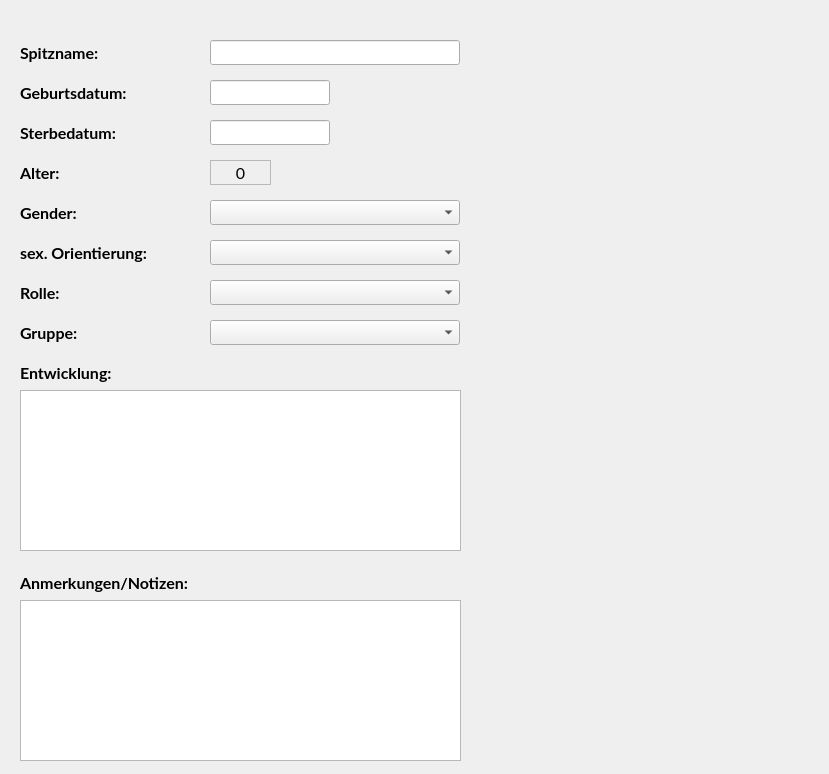
     <widget class="QWidget" name="tab0">
      <attribute name="title">
       <string>Charakter</string>
      </attribute>
      <widget class="QLabel" name="labelNickName">
       <property name="geometry">
        <rect>
         <x>20</x>
         <y>40</y>
         <width>180</width>
         <height>25</height>
        </rect>
       </property>
       <property name="font">
        <font>
         <family>Lato</family>
         <pointsize>12</pointsize>
         <bold>true</bold>
         <stylestrategy>PreferAntialias</stylestrategy>
         <kerning>true</kerning>
        </font>
       </property>
       <property name="text">
        <string>Spitzname:</string>
       </property>
      </widget>
      <widget class="QLabel" name="labelBorn">
       <property name="geometry">
        <rect>
         <x>20</x>
         <y>80</y>
         <width>180</width>
         <height>25</height>
        </rect>
       </property>
       <property name="font">
        <font>
         <family>Lato</family>
         <pointsize>12</pointsize>
         <bold>true</bold>
         <stylestrategy>PreferAntialias</stylestrategy>
         <kerning>true</kerning>
        </font>
       </property>
       <property name="text">
        <string>Geburtsdatum:</string>
       </property>
      </widget>
      <widget class="QLabel" name="labelDied">
       <property name="geometry">
        <rect>
         <x>20</x>
         <y>120</y>
         <width>180</width>
         <height>25</height>
        </rect>
       </property>
       <property name="font">
        <font>
         <family>Lato</family>
         <pointsize>12</pointsize>
         <bold>true</bold>
         <stylestrategy>PreferAntialias</stylestrategy>
         <kerning>true</kerning>
        </font>
       </property>
       <property name="text">
        <string>Sterbedatum:</string>
       </property>
      </widget>
      <widget class="QLabel" name="labelAge">
       <property name="geometry">
        <rect>
         <x>20</x>
         <y>160</y>
         <width>180</width>
         <height>25</height>
        </rect>
       </property>
       <property name="font">
        <font>
         <family>Lato</family>
         <pointsize>12</pointsize>
         <bold>true</bold>
         <stylestrategy>PreferAntialias</stylestrategy>
         <kerning>true</kerning>
        </font>
       </property>
       <property name="text">
        <string>Alter:</string>
       </property>
      </widget>
      <widget class="QLabel" name="labelGender">
       <property name="geometry">
        <rect>
         <x>20</x>
         <y>200</y>
         <width>180</width>
         <height>25</height>
        </rect>
       </property>
       <property name="font">
        <font>
         <family>Lato</family>
         <pointsize>12</pointsize>
         <bold>true</bold>
         <stylestrategy>PreferAntialias</stylestrategy>
         <kerning>true</kerning>
        </font>
       </property>
       <property name="text">
        <string>Gender:</string>
       </property>
      </widget>
      <widget class="QLabel" name="labelSexOrientation">
       <property name="geometry">
        <rect>
         <x>20</x>
         <y>240</y>
         <width>180</width>
         <height>25</height>
        </rect>
       </property>
       <property name="font">
        <font>
         <family>Lato</family>
         <pointsize>12</pointsize>
         <bold>true</bold>
         <stylestrategy>PreferAntialias</stylestrategy>
         <kerning>true</kerning>
        </font>
       </property>
       <property name="text">
        <string>sex. Orientierung:</string>
       </property>
      </widget>
      <widget class="QLabel" name="labelRole">
       <property name="geometry">
        <rect>
         <x>20</x>
         <y>280</y>
         <width>180</width>
         <height>25</height>
        </rect>
       </property>
       <property name="font">
        <font>
         <family>Lato</family>
         <pointsize>12</pointsize>
         <bold>true</bold>
         <stylestrategy>PreferAntialias</stylestrategy>
         <kerning>true</kerning>
        </font>
       </property>
       <property name="text">
        <string>Rolle:</string>
       </property>
      </widget>
      <widget class="QLabel" name="labelGroup">
       <property name="geometry">
        <rect>
         <x>20</x>
         <y>320</y>
         <width>180</width>
         <height>25</height>
        </rect>
       </property>
       <property name="font">
        <font>
         <family>Lato</family>
         <pointsize>12</pointsize>
         <bold>true</bold>
         <stylestrategy>PreferAntialias</stylestrategy>
         <kerning>true</kerning>
        </font>
       </property>
       <property name="text">
        <string>Gruppe:</string>
       </property>
      </widget>
      <widget class="QLabel" name="labelCharakterNotes">
       <property name="geometry">
        <rect>
         <x>20</x>
         <y>570</y>
         <width>250</width>
         <height>25</height>
        </rect>
       </property>
       <property name="font">
        <font>
         <family>Lato</family>
         <pointsize>12</pointsize>
         <bold>true</bold>
         <stylestrategy>PreferAntialias</stylestrategy>
         <kerning>true</kerning>
        </font>
       </property>
       <property name="text">
        <string>Anmerkungen/Notizen:</string>
       </property>
      </widget>
      <widget class="QComboBox" name="comboBoxGender">
       <property name="geometry">
        <rect>
         <x>210</x>
         <y>200</y>
         <width>250</width>
         <height>25</height>
        </rect>
       </property>
      </widget>
      <widget class="QComboBox" name="comboBoxSexOrientation">
       <property name="geometry">
        <rect>
         <x>210</x>
         <y>240</y>
         <width>250</width>
         <height>25</height>
        </rect>
       </property>
      </widget>
      <widget class="QComboBox" name="comboBoxRole">
       <property name="geometry">
        <rect>
         <x>210</x>
         <y>280</y>
         <width>250</width>
         <height>25</height>
        </rect>
       </property>
      </widget>
      <widget class="QComboBox" name="comboBoxGroup">
       <property name="geometry">
        <rect>
         <x>210</x>
         <y>320</y>
         <width>250</width>
         <height>25</height>
        </rect>
       </property>
      </widget>
      <widget class="QLabel" name="labelAgeValue">
       <property name="geometry">
        <rect>
         <x>210</x>
         <y>160</y>
         <width>61</width>
         <height>25</height>
        </rect>
       </property>
       <property name="font">
        <font>
         <family>Lato</family>
         <pointsize>12</pointsize>
         <bold>false</bold>
         <stylestrategy>PreferAntialias</stylestrategy>
         <kerning>true</kerning>
        </font>
       </property>
       <property name="frameShape">
        <enum>QFrame::Shape::StyledPanel</enum>
       </property>
       <property name="text">
        <string>0</string>
       </property>
       <property name="alignment">
        <set>Qt::AlignmentFlag::AlignCenter</set>
       </property>
      </widget>
      <widget class="QPlainTextEdit" name="plainTextCharacterNotes">
       <property name="geometry">
        <rect>
         <x>20</x>
         <y>600</y>
         <width>441</width>
         <height>161</height>
        </rect>
       </property>
      </widget>
      <widget class="QLineEdit" name="lineEditNickName">
       <property name="geometry">
        <rect>
         <x>210</x>
         <y>40</y>
         <width>250</width>
         <height>25</height>
        </rect>
       </property>
      </widget>
      <widget class="QLineEdit" name="lineEditBorn">
       <property name="geometry">
        <rect>
         <x>210</x>
         <y>80</y>
         <width>120</width>
         <height>25</height>
        </rect>
       </property>
      </widget>
      <widget class="QLineEdit" name="lineEditBorn_2">
       <property name="geometry">
        <rect>
         <x>210</x>
         <y>120</y>
         <width>120</width>
         <height>25</height>
        </rect>
       </property>
      </widget>
      <widget class="QLabel" name="labelCharacterImage_0">
       <property name="geometry">
        <rect>
         <x>520</x>
         <y>40</y>
         <width>300</width>
         <height>300</height>
        </rect>
       </property>
       <property name="text">
        <string/>
       </property>
       <property name="pixmap">
        <pixmap>../data/characters/character_images/placeholder_character.png</pixmap>
       </property>
       <property name="scaledContents">
        <bool>true</bool>
       </property>
      </widget>
      <widget class="QLabel" name="labelCharacterImage_1">
       <property name="enabled">
        <bool>false</bool>
       </property>
       <property name="geometry">
        <rect>
         <x>520</x>
         <y>360</y>
         <width>90</width>
         <height>90</height>
        </rect>
       </property>
       <property name="text">
        <string/>
       </property>
       <property name="pixmap">
        <pixmap>../data/characters/character_images/placeholder_character.png</pixmap>
       </property>
       <property name="scaledContents">
        <bool>true</bool>
       </property>
      </widget>
      <widget class="QLabel" name="labelCharacterImage_2">
       <property name="enabled">
        <bool>false</bool>
       </property>
       <property name="geometry">
        <rect>
         <x>625</x>
         <y>360</y>
         <width>90</width>
         <height>90</height>
        </rect>
       </property>
       <property name="text">
        <string/>
       </property>
       <property name="pixmap">
        <pixmap>../data/characters/character_images/placeholder_character.png</pixmap>
       </property>
       <property name="scaledContents">
        <bool>true</bool>
       </property>
      </widget>
      <widget class="QLabel" name="labelCharacterImage_3">
       <property name="enabled">
        <bool>false</bool>
       </property>
       <property name="geometry">
        <rect>
         <x>730</x>
         <y>360</y>
         <width>90</width>
         <height>90</height>
        </rect>
       </property>
       <property name="text">
        <string/>
       </property>
       <property name="pixmap">
        <pixmap>../data/characters/character_images/placeholder_character.png</pixmap>
       </property>
       <property name="scaledContents">
        <bool>true</bool>
       </property>
      </widget>
      <widget class="QLabel" name="labelCharacterImage_4">
       <property name="enabled">
        <bool>false</bool>
       </property>
       <property name="geometry">
        <rect>
         <x>520</x>
         <y>465</y>
         <width>90</width>
         <height>90</height>
        </rect>
       </property>
       <property name="text">
        <string/>
       </property>
       <property name="pixmap">
        <pixmap>../data/characters/character_images/placeholder_character.png</pixmap>
       </property>
       <property name="scaledContents">
        <bool>true</bool>
       </property>
      </widget>
      <widget class="QLabel" name="labelCharacterImage_5">
       <property name="enabled">
        <bool>false</bool>
       </property>
       <property name="geometry">
        <rect>
         <x>625</x>
         <y>465</y>
         <width>90</width>
         <height>90</height>
        </rect>
       </property>
       <property name="text">
        <string/>
       </property>
       <property name="pixmap">
        <pixmap>../data/characters/character_images/placeholder_character.png</pixmap>
       </property>
       <property name="scaledContents">
        <bool>true</bool>
       </property>
      </widget>
      <widget class="QLabel" name="labelCharacterImage_6">
       <property name="enabled">
        <bool>false</bool>
       </property>
       <property name="geometry">
        <rect>
         <x>730</x>
         <y>465</y>
         <width>90</width>
         <height>90</height>
        </rect>
       </property>
       <property name="text">
        <string/>
       </property>
       <property name="pixmap">
        <pixmap>../data/characters/character_images/placeholder_character.png</pixmap>
       </property>
       <property name="scaledContents">
        <bool>true</bool>
       </property>
      </widget>
      <widget class="QLabel" name="labelCharacterImage_7">
       <property name="enabled">
        <bool>false</bool>
       </property>
       <property name="geometry">
        <rect>
         <x>520</x>
         <y>570</y>
         <width>90</width>
         <height>90</height>
        </rect>
       </property>
       <property name="text">
        <string/>
       </property>
       <property name="pixmap">
        <pixmap>../data/characters/character_images/placeholder_character.png</pixmap>
       </property>
       <property name="scaledContents">
        <bool>true</bool>
       </property>
      </widget>
      <widget class="QLabel" name="labelCharacterImage_8">
       <property name="enabled">
        <bool>false</bool>
       </property>
       <property name="geometry">
        <rect>
         <x>625</x>
         <y>570</y>
         <width>90</width>
         <height>90</height>
        </rect>
       </property>
       <property name="text">
        <string/>
       </property>
       <property name="pixmap">
        <pixmap>../data/characters/character_images/placeholder_character.png</pixmap>
       </property>
       <property name="scaledContents">
        <bool>true</bool>
       </property>
      </widget>
      <widget class="QLabel" name="labelCharacterImage_9">
       <property name="enabled">
        <bool>false</bool>
       </property>
       <property name="geometry">
        <rect>
         <x>730</x>
         <y>570</y>
         <width>90</width>
         <height>90</height>
        </rect>
       </property>
       <property name="text">
        <string/>
       </property>
       <property name="pixmap">
        <pixmap>../data/characters/character_images/placeholder_character.png</pixmap>
       </property>
       <property name="scaledContents">
        <bool>true</bool>
       </property>
      </widget>
      <widget class="QLabel" name="labelCharacterImage_10">
       <property name="enabled">
        <bool>false</bool>
       </property>
       <property name="geometry">
        <rect>
         <x>520</x>
         <y>675</y>
         <width>90</width>
         <height>90</height>
        </rect>
       </property>
       <property name="text">
        <string/>
       </property>
       <property name="pixmap">
        <pixmap>../data/characters/character_images/placeholder_character.png</pixmap>
       </property>
       <property name="scaledContents">
        <bool>true</bool>
       </property>
      </widget>
      <widget class="QLabel" name="labelCharacterImage_11">
       <property name="enabled">
        <bool>false</bool>
       </property>
       <property name="geometry">
        <rect>
         <x>625</x>
         <y>675</y>
         <width>90</width>
         <height>90</height>
        </rect>
       </property>
       <property name="text">
        <string/>
       </property>
       <property name="pixmap">
        <pixmap>../data/characters/character_images/placeholder_character.png</pixmap>
       </property>
       <property name="scaledContents">
        <bool>true</bool>
       </property>
      </widget>
      <widget class="QLabel" name="labelCharacterImage_12">
       <property name="enabled">
        <bool>false</bool>
       </property>
       <property name="geometry">
        <rect>
         <x>730</x>
         <y>675</y>
         <width>90</width>
         <height>90</height>
        </rect>
       </property>
       <property name="text">
        <string/>
       </property>
       <property name="pixmap">
        <pixmap>../data/characters/character_images/placeholder_character.png</pixmap>
       </property>
       <property name="scaledContents">
        <bool>true</bool>
       </property>
      </widget>
      <widget class="QLabel" name="labelCharakterDevelopment">
       <property name="geometry">
        <rect>
         <x>20</x>
         <y>360</y>
         <width>250</width>
         <height>25</height>
        </rect>
       </property>
       <property name="font">
        <font>
         <family>Lato</family>
         <pointsize>12</pointsize>
         <bold>true</bold>
         <stylestrategy>PreferAntialias</stylestrategy>
         <kerning>true</kerning>
        </font>
       </property>
       <property name="text">
        <string>Entwicklung:</string>
       </property>
      </widget>
      <widget class="QPlainTextEdit" name="plainTextCharakterDevelopment">
       <property name="geometry">
        <rect>
         <x>20</x>
         <y>390</y>
         <width>441</width>
         <height>161</height>
        </rect>
       </property>
      </widget>
     </widget>
